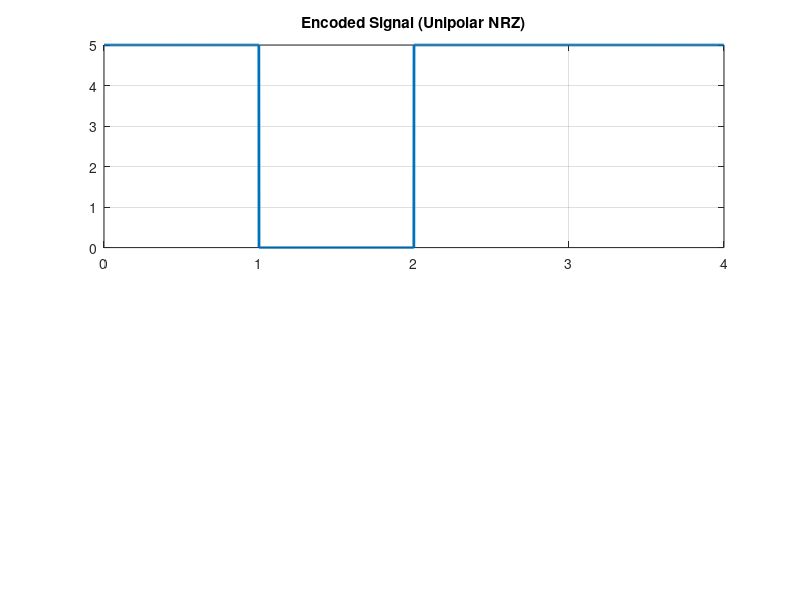

Source code (MATLAB):
clc;
close all;
clear all;

bits = [1 0 1 1];
%bits = input('Input a bit seqence in the format [a1 a2 a3 a4]: ');
bitrate = 1;
n = 1000;
T = length(bits)/bitrate;
N = length(bits)*n;
dt = T/N;
t = 0:dt:T-dt;

%Encoding
x = zeros(1, length(t));
for i = 1:length(bits)
    if(bits(i) == 1)
        x((i-1)*n +1: i*n) = 5;
    else
        x((i-1)*n +1: i*n) = 0;
    end
end

subplot(2,1,1);
plot(t,x, 'Linewidth', 2);
ylim([0, 5]);
title('Encoded Signal (Unipolar NRZ)');
grid on;

%Decoding
y = zeros(1, length(x)/n);
for i=1:length(y)
    if x(((i-1)*n)+1) == 5
        y(i) = 1;
    end
end
disp(y);
